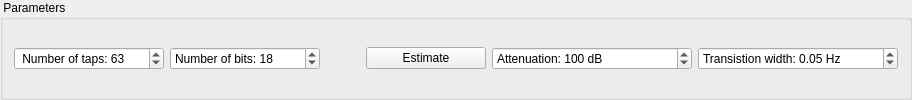
      <widget class="QGroupBox" name="gbParams">
       <property name="title">
        <string> Parameters </string>
       </property>
       <layout class="QGridLayout" name="gridLayout_9">
        <item row="0" column="3">
         <widget class="QPushButton" name="pbEstimate">
          <property name="sizePolicy">
           <sizepolicy hsizetype="Fixed" vsizetype="Fixed">
            <horstretch>0</horstretch>
            <verstretch>0</verstretch>
           </sizepolicy>
          </property>
          <property name="minimumSize">
           <size>
            <width>120</width>
            <height>0</height>
           </size>
          </property>
          <property name="text">
           <string>Estimate</string>
          </property>
         </widget>
        </item>
        <item row="0" column="5">
         <widget class="QDoubleSpinBox" name="dsbTW">
          <property name="minimumSize">
           <size>
            <width>200</width>
            <height>0</height>
           </size>
          </property>
          <property name="prefix">
           <string>Transistion width: </string>
          </property>
          <property name="suffix">
           <string> Hz</string>
          </property>
          <property name="maximum">
           <double>1.000000000000000</double>
          </property>
          <property name="singleStep">
           <double>0.010000000000000</double>
          </property>
          <property name="value">
           <double>0.050000000000000</double>
          </property>
         </widget>
        </item>
        <item row="0" column="0">
         <widget class="QDoubleSpinBox" name="dsbNTaps">
          <property name="sizePolicy">
           <sizepolicy hsizetype="Fixed" vsizetype="Fixed">
            <horstretch>0</horstretch>
            <verstretch>0</verstretch>
           </sizepolicy>
          </property>
          <property name="minimumSize">
           <size>
            <width>150</width>
            <height>0</height>
           </size>
          </property>
          <property name="prefix">
           <string> Number of taps: </string>
          </property>
          <property name="decimals">
           <number>0</number>
          </property>
          <property name="minimum">
           <double>3.000000000000000</double>
          </property>
          <property name="maximum">
           <double>4095.000000000000000</double>
          </property>
          <property name="value">
           <double>63.000000000000000</double>
          </property>
         </widget>
        </item>
        <item row="0" column="1">
         <widget class="QDoubleSpinBox" name="dsbNBits">
          <property name="sizePolicy">
           <sizepolicy hsizetype="Fixed" vsizetype="Fixed">
            <horstretch>0</horstretch>
            <verstretch>0</verstretch>
           </sizepolicy>
          </property>
          <property name="minimumSize">
           <size>
            <width>150</width>
            <height>0</height>
           </size>
          </property>
          <property name="prefix">
           <string>Number of bits: </string>
          </property>
          <property name="decimals">
           <number>0</number>
          </property>
          <property name="maximum">
           <double>99.000000000000000</double>
          </property>
          <property name="value">
           <double>18.000000000000000</double>
          </property>
         </widget>
        </item>
        <item row="0" column="4">
         <widget class="QDoubleSpinBox" name="dsbAtten">
          <property name="sizePolicy">
           <sizepolicy hsizetype="Fixed" vsizetype="Fixed">
            <horstretch>0</horstretch>
            <verstretch>0</verstretch>
           </sizepolicy>
          </property>
          <property name="minimumSize">
           <size>
            <width>200</width>
            <height>0</height>
           </size>
          </property>
          <property name="prefix">
           <string>Attenuation: </string>
          </property>
          <property name="suffix">
           <string> dB</string>
          </property>
          <property name="decimals">
           <number>0</number>
          </property>
          <property name="maximum">
           <double>999.000000000000000</double>
          </property>
          <property name="value">
           <double>100.000000000000000</double>
          </property>
         </widget>
        </item>
        <item row="0" column="2">
         <spacer name="horizontalSpacer_9">
          <property name="orientation">
           <enum>Qt::Horizontal</enum>
          </property>
          <property name="sizeHint" stdset="0">
           <size>
            <width>40</width>
            <height>20</height>
           </size>
          </property>
         </spacer>
        </item>
       </layout>
      </widget>
